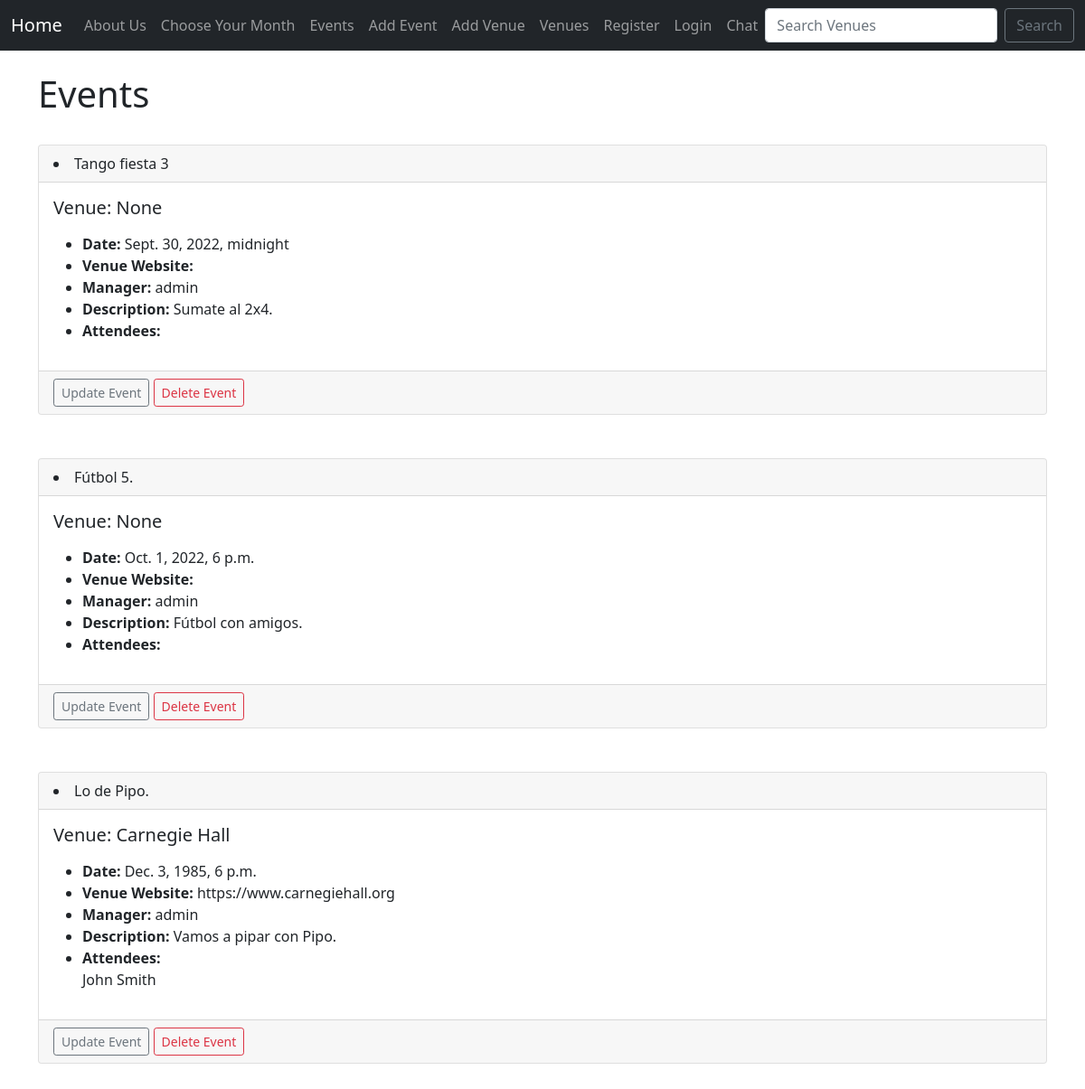
The app's page /events with its own data.
### events/models.py (models this page shows)
class Event(models.Model):
    name = models.CharField('Events Name', max_length=120)
    event_date = models.DateTimeField('Event Date')
    venue = models.ForeignKey(
        Venue, blank=True, null=True, on_delete=models.CASCADE)
    manager = models.ForeignKey(User, blank=True, null=True, on_delete=models.SET_NULL)
    description = models.TextField(blank=True)
    attendees = models.ManyToManyField(MyClubUser, blank=True)
    def __str__(self):
        return self.name

class Venue(models.Model):
    name = models.CharField('Venue Name', max_length=120)
    adress = models.CharField(max_length=300)
    zip_code = models.CharField('Zip Code', max_length=15)
    phone = models.CharField('Contact Phone', max_length=25, blank=True)
    web = models.URLField('Website Address', blank=True)
    email_adress = models.EmailField('Email Adress', blank=True)
    venue_image = models.ImageField(null=True, blank=True, upload_to="images/")
    def __str__(self):
        return self.name

class MyClubUser(models.Model):
    first_name = models.CharField(max_length=30)
    last_name = models.CharField(max_length=30)
    email = models.EmailField('User Email')
    def __str__(self):
        return self.first_name + ' ' + self.last_name

### events/views.py (the view)
# urls.py: path('events', views.all_events, name='event-list'),
def all_events(request):
    event_list = Event.objects.all()
    return render(request, 'events/event_list.html',
                  {'event_list': event_list})

### events/templates/events/event_list.html
{% extends 'events/base.html' %}
{% block content %}
    <h1>Events</h1>
    <br />
{% for event in event_list %}
        <div class="card">
            <div class="card-header">
                <li>{{ event }}</li>
            </div>
            <div class="card-body">
                <h5 class="card-title">
                    Venue: {{ event.venue }}
                </h5>
                <p class="card-text">
                    <ul>
                        <li><strong>Date:</strong> {{ event.event_date }}</li>
                        <li><strong>Venue Website:</strong> {{ event.venue.web }}</li>
                        <li><strong>Manager:</strong> {{ event.manager }}</li>
                        <li><strong>Description:</strong> {{ event.description }}</li>
                        <li><strong>Attendees:</strong> <br />
                            {% for user in event.attendees.all %}
                            {{ user }} <br />
                            {% endfor %}
                        </li>
                    </ul>
                </p>
            </div>
              <div class="card-footer text-muted">
                  <a href="{% url 'update-event' event.id %}"
                    class="btn btn-outline-secondary btn-sm">Update Event</a>
                  <a href="{% url 'delete-event' event.id %}" class="btn btn-outline-danger btn-sm">Delete Event</a>
              </div>
        </div>
            <br /> <br/ >
{% endfor %}
{% endblock %}

### records on screen
Event: name "Tango fiesta 3", venue "None", event_date "Sept. 30, 2022, midnight", manager "admin", description "Sumate al 2x4."
Event: name "Fútbol 5.", venue "None", event_date "Oct. 1, 2022, 6 p.m.", manager "admin", description "Fútbol con amigos."
Event: name "Lo de Pipo.", venue "Carnegie Hall", event_date "Dec. 3, 1985, 6 p.m.", venue.web "https://www.carnegiehall.org", manager "admin", description "Vamos a pipar con Pipo."
MyClubUser: first_name+last_name "John Smith"
